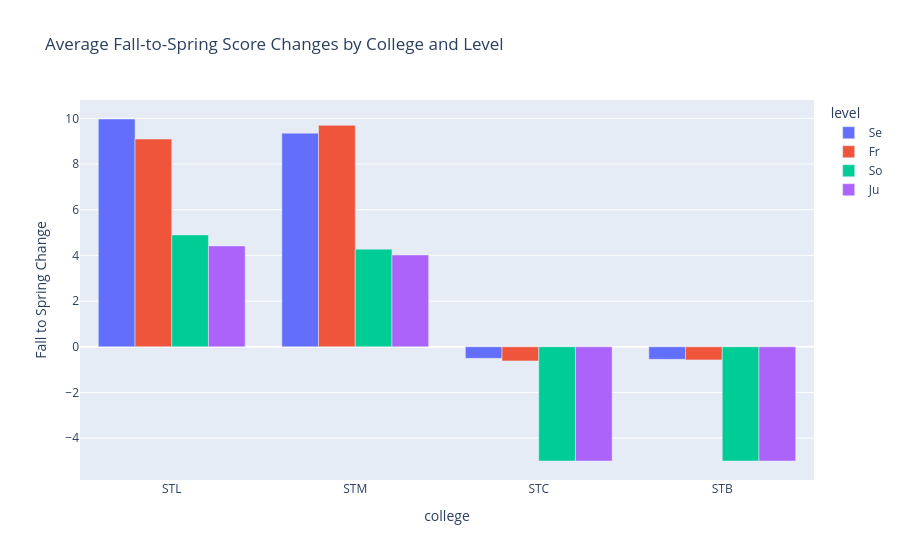

Notebook cell for this chart:
### Code cell
px.bar(df_change_by_college_and_level, x = 'college',
       y = 'Fall to Spring Change', color = 'level',
      barmode = 'group',
      title = 'Average Fall-to-Spring Score Changes by College and Level')

### Figure 1 — Plotly figure (JSON) as saved in the notebook; plotly's stock layout.template omitted (floating-point values rounded to 4 significant figures)
{"data": [{"alignmentgroup": "True", "hovertemplate": "level=Se<br>college=%{x}<br>Fall to Spring Change=%{y}<extra></extra>", "legendgroup": "Se", "marker": {"color": "#636efa", "pattern": {"shape": ""}}, "name": "Se", "offsetgroup": "Se", "orientation": "v", "showlegend": true, "textposition": "auto", "type": "bar", "x": ["STL", "STM", "STC", "STB"], "xaxis": "x", "y": [9.972, 9.352, -0.5072, -0.549], "yaxis": "y"}, {"alignmentgroup": "True", "hovertemplate": "level=Fr<br>college=%{x}<br>Fall to Spring Change=%{y}<extra></extra>", "legendgroup": "Fr", "marker": {"color": "#EF553B", "pattern": {"shape": ""}}, "name": "Fr", "offsetgroup": "Fr", "orientation": "v", "showlegend": true, "textposition": "auto", "type": "bar", "x": ["STM", "STL", "STB", "STC"], "xaxis": "x", "y": [9.697, 9.096, -0.5743, -0.6182], "yaxis": "y"}, {"alignmentgroup": "True", "hovertemplate": "level=So<br>college=%{x}<br>Fall to Spring Change=%{y}<extra></extra>", "legendgroup": "So", "marker": {"color": "#00cc96", "pattern": {"shape": ""}}, "name": "So", "offsetgroup": "So", "orientation": "v", "showlegend": true, "textposition": "auto", "type": "bar", "x": ["STL", "STM", "STC", "STB"], "xaxis": "x", "y": [4.896, 4.273, -5, -5], "yaxis": "y"}, {"alignmentgroup": "True", "hovertemplate": "level=Ju<br>college=%{x}<br>Fall to Spring Change=%{y}<extra></extra>", "legendgroup": "Ju", "marker": {"color": "#ab63fa", "pattern": {"shape": ""}}, "name": "Ju", "offsetgroup": "Ju", "orientation": "v", "showlegend": true, "textposition": "auto", "type": "bar", "x": ["STL", "STM", "STC", "STB"], "xaxis": "x", "y": [4.416, 4.02, -5, -5], "yaxis": "y"}], "layout": {"barmode": "group", "legend": {"title": {"text": "level"}, "tracegroupgap": 0}, "title": {"text": "Average Fall-to-Spring Score Changes by College and Level"}, "xaxis": {"anchor": "y", "domain": [0, 1], "title": {"text": "college"}}, "yaxis": {"anchor": "x", "domain": [0, 1], "title": {"text": "Fall to Spring Change"}}}}
